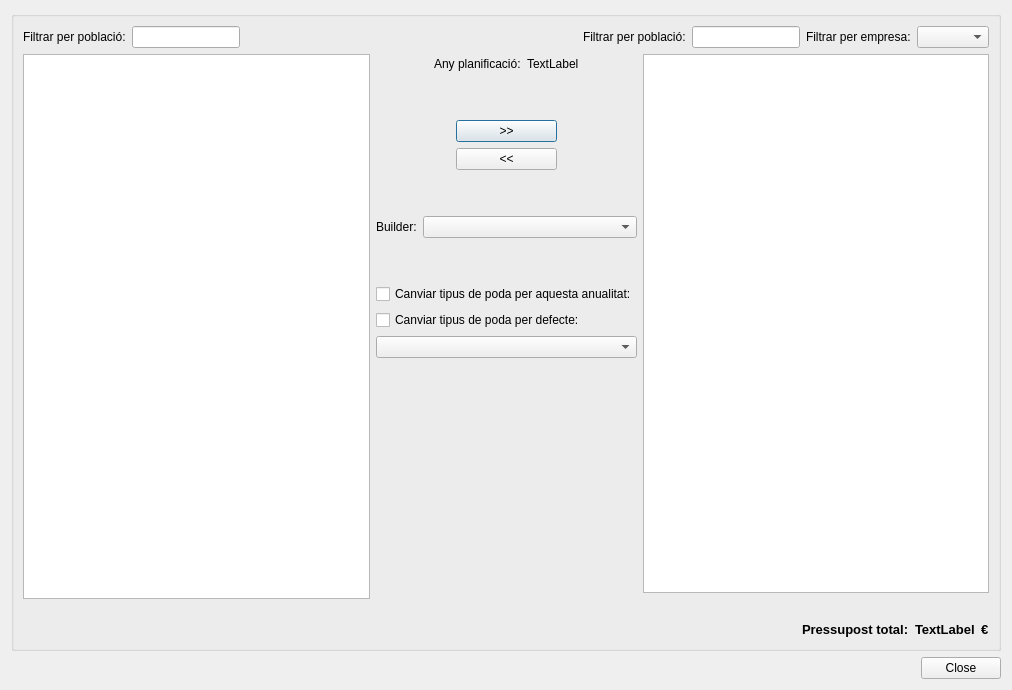
<?xml version="1.0" encoding="UTF-8"?>
<ui version="4.0">
 <class>multirow_selector</class>
 <widget class="QDialog" name="multirow_selector">
  <property name="geometry">
   <rect>
    <x>0</x>
    <y>0</y>
    <width>1012</width>
    <height>690</height>
   </rect>
  </property>
  <property name="sizePolicy">
   <sizepolicy hsizetype="Fixed" vsizetype="Preferred">
    <horstretch>0</horstretch>
    <verstretch>0</verstretch>
   </sizepolicy>
  </property>
  <property name="windowTitle">
   <string>Tree selector</string>
  </property>
  <layout class="QVBoxLayout" name="verticalLayout">
   <item>
    <widget class="QGroupBox" name="groupBox">
     <property name="title">
      <string/>
     </property>
     <layout class="QGridLayout" name="verticalLayout_3">
      <item row="2" column="0">
       <layout class="QVBoxLayout" name="verticalLayout_4">
        <item>
         <layout class="QHBoxLayout" name="horizontalLayout_2">
          <property name="sizeConstraint">
           <enum>QLayout::SetMinAndMaxSize</enum>
          </property>
          <item>
           <layout class="QHBoxLayout" name="horizontalLayout_5">
            <item>
             <widget class="QLabel" name="label">
              <property name="text">
               <string>Filtrar per població:</string>
              </property>
             </widget>
            </item>
            <item>
             <widget class="QLineEdit" name="txt_search"/>
            </item>
           </layout>
          </item>
          <item>
           <spacer name="horizontalSpacer_4">
            <property name="orientation">
             <enum>Qt::Horizontal</enum>
            </property>
            <property name="sizeHint" stdset="0">
             <size>
              <width>40</width>
              <height>20</height>
             </size>
            </property>
           </spacer>
          </item>
          <item>
           <spacer name="horizontalSpacer_5">
            <property name="orientation">
             <enum>Qt::Horizontal</enum>
            </property>
            <property name="sizeHint" stdset="0">
             <size>
              <width>40</width>
              <height>20</height>
             </size>
            </property>
           </spacer>
          </item>
          <item>
           <layout class="QHBoxLayout" name="horizontalLayout_4">
            <item>
             <widget class="QLabel" name="label_2">
              <property name="text">
               <string>Filtrar per població:</string>
              </property>
             </widget>
            </item>
            <item>
             <widget class="QLineEdit" name="txt_selected_filter"/>
            </item>
            <item>
             <widget class="QLabel" name="lbl_builder">
              <property name="text">
               <string>Filtrar per empresa:</string>
              </property>
             </widget>
            </item>
            <item>
             <widget class="QComboBox" name="cmb_filter_builder"/>
            </item>
           </layout>
          </item>
         </layout>
        </item>
        <item>
         <layout class="QHBoxLayout" name="horizontalLayout_7" stretch="1,0,1">
          <item>
           <layout class="QVBoxLayout" name="verticalLayout_8">
            <item>
             <widget class="QTableView" name="all_rows">
              <property name="sortingEnabled">
               <bool>true</bool>
              </property>
             </widget>
            </item>
            <item>
             <spacer name="horizontalSpacer_6">
              <property name="orientation">
               <enum>Qt::Horizontal</enum>
              </property>
              <property name="sizeHint" stdset="0">
               <size>
                <width>40</width>
                <height>20</height>
               </size>
              </property>
             </spacer>
            </item>
            <item>
             <spacer name="horizontalSpacer_9">
              <property name="orientation">
               <enum>Qt::Horizontal</enum>
              </property>
              <property name="sizeHint" stdset="0">
               <size>
                <width>40</width>
                <height>20</height>
               </size>
              </property>
             </spacer>
            </item>
           </layout>
          </item>
          <item>
           <layout class="QVBoxLayout" name="verticalLayout_2">
            <property name="sizeConstraint">
             <enum>QLayout::SetMinimumSize</enum>
            </property>
            <item>
             <layout class="QVBoxLayout" name="verticalLayout_10"/>
            </item>
            <item>
             <layout class="QHBoxLayout" name="horizontalLayout_11">
              <item>
               <spacer name="horizontalSpacer_7">
                <property name="orientation">
                 <enum>Qt::Horizontal</enum>
                </property>
                <property name="sizeHint" stdset="0">
                 <size>
                  <width>40</width>
                  <height>20</height>
                 </size>
                </property>
               </spacer>
              </item>
              <item>
               <widget class="QLabel" name="label_4">
                <property name="text">
                 <string>Any planificació:</string>
                </property>
               </widget>
              </item>
              <item>
               <widget class="QLabel" name="lbl_year">
                <property name="text">
                 <string>TextLabel</string>
                </property>
               </widget>
              </item>
              <item>
               <spacer name="horizontalSpacer_2">
                <property name="orientation">
                 <enum>Qt::Horizontal</enum>
                </property>
                <property name="sizeHint" stdset="0">
                 <size>
                  <width>40</width>
                  <height>20</height>
                 </size>
                </property>
               </spacer>
              </item>
             </layout>
            </item>
            <item>
             <spacer name="verticalSpacer_4">
              <property name="orientation">
               <enum>Qt::Vertical</enum>
              </property>
              <property name="sizeType">
               <enum>QSizePolicy::Preferred</enum>
              </property>
              <property name="sizeHint" stdset="0">
               <size>
                <width>20</width>
                <height>40</height>
               </size>
              </property>
             </spacer>
            </item>
            <item>
             <layout class="QHBoxLayout" name="horizontalLayout">
              <property name="sizeConstraint">
               <enum>QLayout::SetMinimumSize</enum>
              </property>
              <item>
               <layout class="QVBoxLayout" name="verticalLayout_6">
                <property name="sizeConstraint">
                 <enum>QLayout::SetMinimumSize</enum>
                </property>
                <property name="leftMargin">
                 <number>80</number>
                </property>
                <property name="rightMargin">
                 <number>80</number>
                </property>
                <item>
                 <widget class="QPushButton" name="btn_select">
                  <property name="text">
                   <string>&gt;&gt;</string>
                  </property>
                 </widget>
                </item>
                <item>
                 <widget class="QPushButton" name="btn_unselect">
                  <property name="text">
                   <string>&lt;&lt;</string>
                  </property>
                 </widget>
                </item>
               </layout>
              </item>
             </layout>
            </item>
            <item>
             <spacer name="verticalSpacer_2">
              <property name="orientation">
               <enum>Qt::Vertical</enum>
              </property>
              <property name="sizeType">
               <enum>QSizePolicy::Preferred</enum>
              </property>
              <property name="sizeHint" stdset="0">
               <size>
                <width>20</width>
                <height>40</height>
               </size>
              </property>
             </spacer>
            </item>
            <item>
             <layout class="QGridLayout" name="gridLayout">
              <item row="1" column="0">
               <widget class="QLabel" name="label_6">
                <property name="sizePolicy">
                 <sizepolicy hsizetype="Preferred" vsizetype="Preferred">
                  <horstretch>0</horstretch>
                  <verstretch>0</verstretch>
                 </sizepolicy>
                </property>
                <property name="text">
                 <string>Builder:</string>
                </property>
               </widget>
              </item>
              <item row="1" column="1">
               <widget class="QComboBox" name="cmb_builder">
                <property name="sizePolicy">
                 <sizepolicy hsizetype="MinimumExpanding" vsizetype="Fixed">
                  <horstretch>0</horstretch>
                  <verstretch>0</verstretch>
                 </sizepolicy>
                </property>
               </widget>
              </item>
             </layout>
            </item>
            <item>
             <spacer name="verticalSpacer_3">
              <property name="orientation">
               <enum>Qt::Vertical</enum>
              </property>
              <property name="sizeType">
               <enum>QSizePolicy::Preferred</enum>
              </property>
              <property name="sizeHint" stdset="0">
               <size>
                <width>20</width>
                <height>40</height>
               </size>
              </property>
             </spacer>
            </item>
            <item>
             <layout class="QVBoxLayout" name="verticalLayout_7">
              <property name="sizeConstraint">
               <enum>QLayout::SetDefaultConstraint</enum>
              </property>
              <item>
               <layout class="QHBoxLayout" name="horizontalLayout_3">
                <item>
                 <widget class="QCheckBox" name="chk_current">
                  <property name="text">
                   <string>Canviar tipus de poda per aquesta anualitat:</string>
                  </property>
                 </widget>
                </item>
               </layout>
              </item>
              <item>
               <layout class="QHBoxLayout" name="horizontalLayout_6">
                <item>
                 <widget class="QCheckBox" name="chk_permanent">
                  <property name="text">
                   <string>Canviar tipus de poda per defecte:</string>
                  </property>
                 </widget>
                </item>
               </layout>
              </item>
              <item>
               <layout class="QHBoxLayout" name="horizontalLayout_9">
                <item>
                 <widget class="QComboBox" name="cmb_poda_type"/>
                </item>
               </layout>
              </item>
              <item>
               <spacer name="verticalSpacer">
                <property name="orientation">
                 <enum>Qt::Vertical</enum>
                </property>
                <property name="sizeHint" stdset="0">
                 <size>
                  <width>20</width>
                  <height>40</height>
                 </size>
                </property>
               </spacer>
              </item>
             </layout>
            </item>
           </layout>
          </item>
          <item>
           <layout class="QVBoxLayout" name="verticalLayout_5">
            <item>
             <widget class="QTableView" name="selected_rows">
              <property name="sortingEnabled">
               <bool>true</bool>
              </property>
             </widget>
            </item>
            <item>
             <spacer name="horizontalSpacer_8">
              <property name="orientation">
               <enum>Qt::Horizontal</enum>
              </property>
              <property name="sizeHint" stdset="0">
               <size>
                <width>40</width>
                <height>20</height>
               </size>
              </property>
             </spacer>
            </item>
            <item>
             <layout class="QHBoxLayout" name="horizontalLayout_10">
              <item>
               <spacer name="horizontalSpacer">
                <property name="orientation">
                 <enum>Qt::Horizontal</enum>
                </property>
                <property name="sizeHint" stdset="0">
                 <size>
                  <width>40</width>
                  <height>20</height>
                 </size>
                </property>
               </spacer>
              </item>
              <item>
               <widget class="QLabel" name="label_3">
                <property name="font">
                 <font>
                  <pointsize>10</pointsize>
                  <weight>75</weight>
                  <bold>true</bold>
                 </font>
                </property>
                <property name="text">
                 <string>Pressupost total:</string>
                </property>
               </widget>
              </item>
              <item>
               <widget class="QLabel" name="lbl_total_price">
                <property name="font">
                 <font>
                  <pointsize>10</pointsize>
                  <weight>75</weight>
                  <bold>true</bold>
                 </font>
                </property>
                <property name="text">
                 <string>TextLabel</string>
                </property>
               </widget>
              </item>
              <item>
               <widget class="QLabel" name="label_5">
                <property name="font">
                 <font>
                  <pointsize>10</pointsize>
                  <weight>75</weight>
                  <bold>true</bold>
                 </font>
                </property>
                <property name="text">
                 <string>€</string>
                </property>
               </widget>
              </item>
             </layout>
            </item>
           </layout>
          </item>
         </layout>
        </item>
       </layout>
      </item>
     </layout>
    </widget>
   </item>
   <item>
    <layout class="QHBoxLayout" name="horizontalLayout_8">
     <item>
      <spacer name="horizontalSpacer_3">
       <property name="orientation">
        <enum>Qt::Horizontal</enum>
       </property>
       <property name="sizeHint" stdset="0">
        <size>
         <width>40</width>
         <height>20</height>
        </size>
       </property>
      </spacer>
     </item>
     <item>
      <layout class="QVBoxLayout" name="verticalLayout_9"/>
     </item>
     <item>
      <widget class="QPushButton" name="btn_close">
       <property name="text">
        <string>Close</string>
       </property>
      </widget>
     </item>
    </layout>
   </item>
  </layout>
 </widget>
 <resources/>
 <connections/>
</ui>
